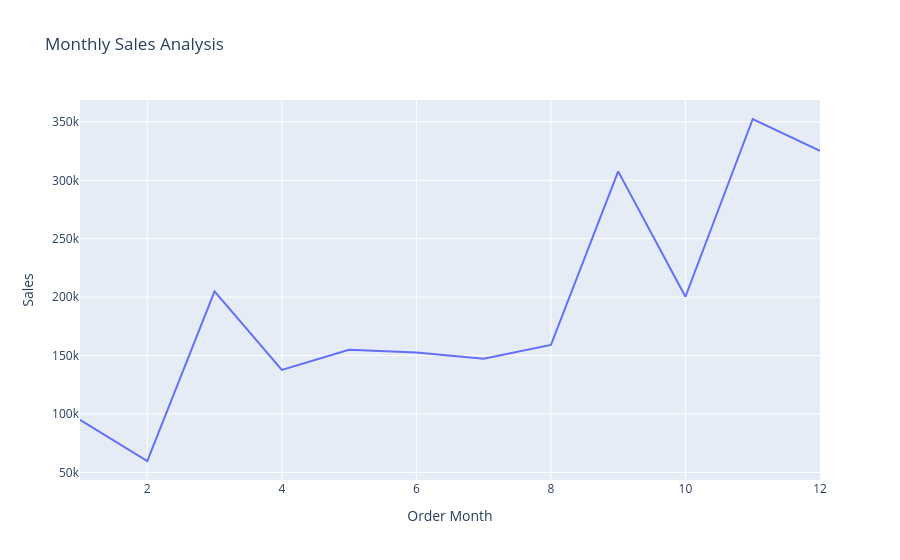

The code cell stored with this chart in its notebook:
### Code cell
import plotly.express as px
fig = px.line(sales_by_month,
              x='Order Month',
              y='Sales',
              title='Monthly Sales Analysis')
fig.show()

### Figure 1 — Plotly figure (JSON) as saved in the notebook; plotly's stock layout.template omitted (floating-point values rounded to 4 significant figures)
{"data": [{"hovertemplate": "Order Month=%{x}<br>Sales=%{y}<extra></extra>", "legendgroup": "", "line": {"color": "#636efa", "dash": "solid"}, "marker": {"symbol": "circle"}, "mode": "lines", "name": "", "orientation": "v", "showlegend": false, "type": "scatter", "x": [1, 2, 3, 4, 5, 6, 7, 8, 9, 10, 11, 12], "xaxis": "x", "y": [94920.0, 59750.0, 205000.0, 137800.0, 155000.0, 152700.0, 147200.0, 159000.0, 307600.0, 200300.0, 352500.0, 325300.0], "yaxis": "y"}], "layout": {"legend": {"tracegroupgap": 0}, "title": {"text": "Monthly Sales Analysis"}, "xaxis": {"anchor": "y", "domain": [0, 1], "title": {"text": "Order Month"}}, "yaxis": {"anchor": "x", "domain": [0, 1], "title": {"text": "Sales"}}}}
